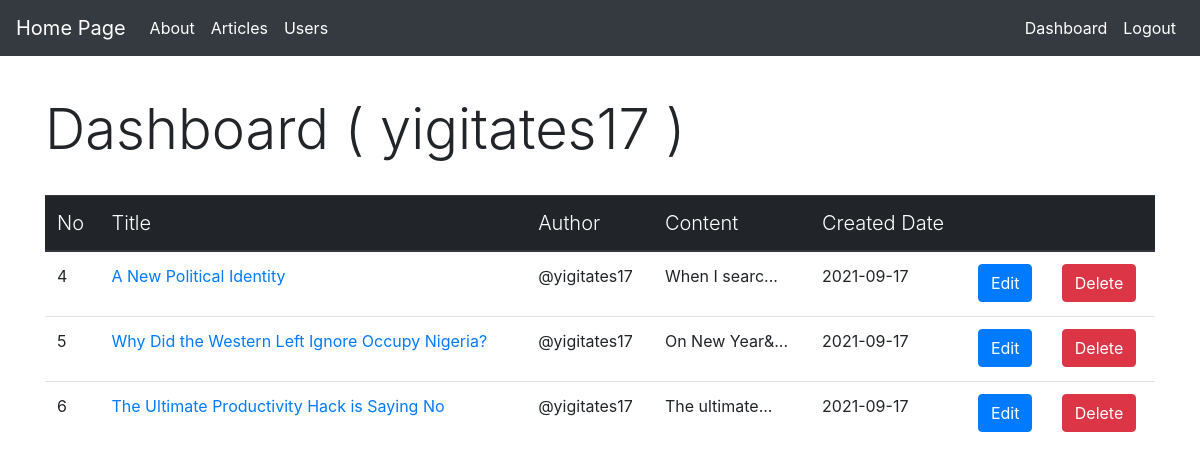
The page /dashboard (signed in) on the database its author committed.
### tables this page shows
CREATE TABLE articles(article_id integer PRIMARY KEY, title text, author text, content text, Timestamp created_time DEFAULT CURRENT_TIMESTAMP);

### index.py (the view)
@app.route('/dashboard')
@login_required
def dashboard():
    con = sqlite3.connect('blog_database.db')
    cur = con.cursor()
    query = 'SELECT * FROM articles WHERE author = ?'
    cur.execute(query, (session["user_name"],))
    rows = cur.fetchall()
    if len(rows) > 0:
        return render_template("dashboard.html", rows=rows)
        con.close()
    else:
        return render_template("dashboard.html")
        con.close()

### index.py (called while the page is built)
def login_required(f):
    @wraps(f)
    def decorated_function(*args, **kwargs):
        if "logged_in" in session:
            return f(*args, **kwargs)
        else:
            flash("Login required to access this page.", "danger")
            return redirect(url_for('login'))
    return decorated_function

### templates/dashboard.html
{% extends 'layout.html' %}
{% block body %}
    <h3 class="display-4">Dashboard ( {{ session.user_name }} )</h3>
    {% if rows %}
        <br>
        <ul class="list-group">
            <table class="table table-hover">
                <thead class="thead-dark">
                <tr>
                    <th scope="col" class="lead">No</th>
                    <th scope="col" class="lead">Title</th>
                    <th scope="col" class="lead">Author</th>
                    <th scope="col" class="lead">Content</th>
                    <th scope="col" class="lead">Created Date</th>
                    <th></th>
                    <th></th>
                </tr>
                </thead>
                <tbody>
                {% for row in rows %}
                    <tr>
                        <td>{{ row[0] }}</td>
                        <td><a href="/articles/{{ row[0] }}">{{ row[1] }}</a></td>
                        <td>@{{ row[2][0:45] }}</td>
                        <td>{{ row[3][0:15]|safe }}...</td>
                        <td>{{ row[4][0:10] }}</td>
                        <td><a href="/edit/{{ row[0] }}" class="btn btn-primary">Edit</a></td>
                        <td><a href="/delete/{{ row[0] }}" class="btn btn-danger">Delete</a></td>
                    </tr>
                {% endfor %}
                </tbody>
            </table>
        </ul>
    {% else %}
        <hr>
        <div class="lead">You have no articles yet.</div>
    {% endif %}
{% endblock body %}

### rows shown on the page
articles: article_id "4", title "A New Political Identity", author "yigitates17", content "When I searc", Timestamp "2021-09-17"
articles: article_id "5", title "Why Did the Western Left Ignore Occupy Nigeria?", author "yigitates17", content "On New Year&", Timestamp "2021-09-17"
articles: article_id "6", title "The Ultimate Productivity Hack is Saying No", author "yigitates17", content "The ultimate", Timestamp "2021-09-17"

### other values the page prints
{{ session.user_name }} "yigitates17"
